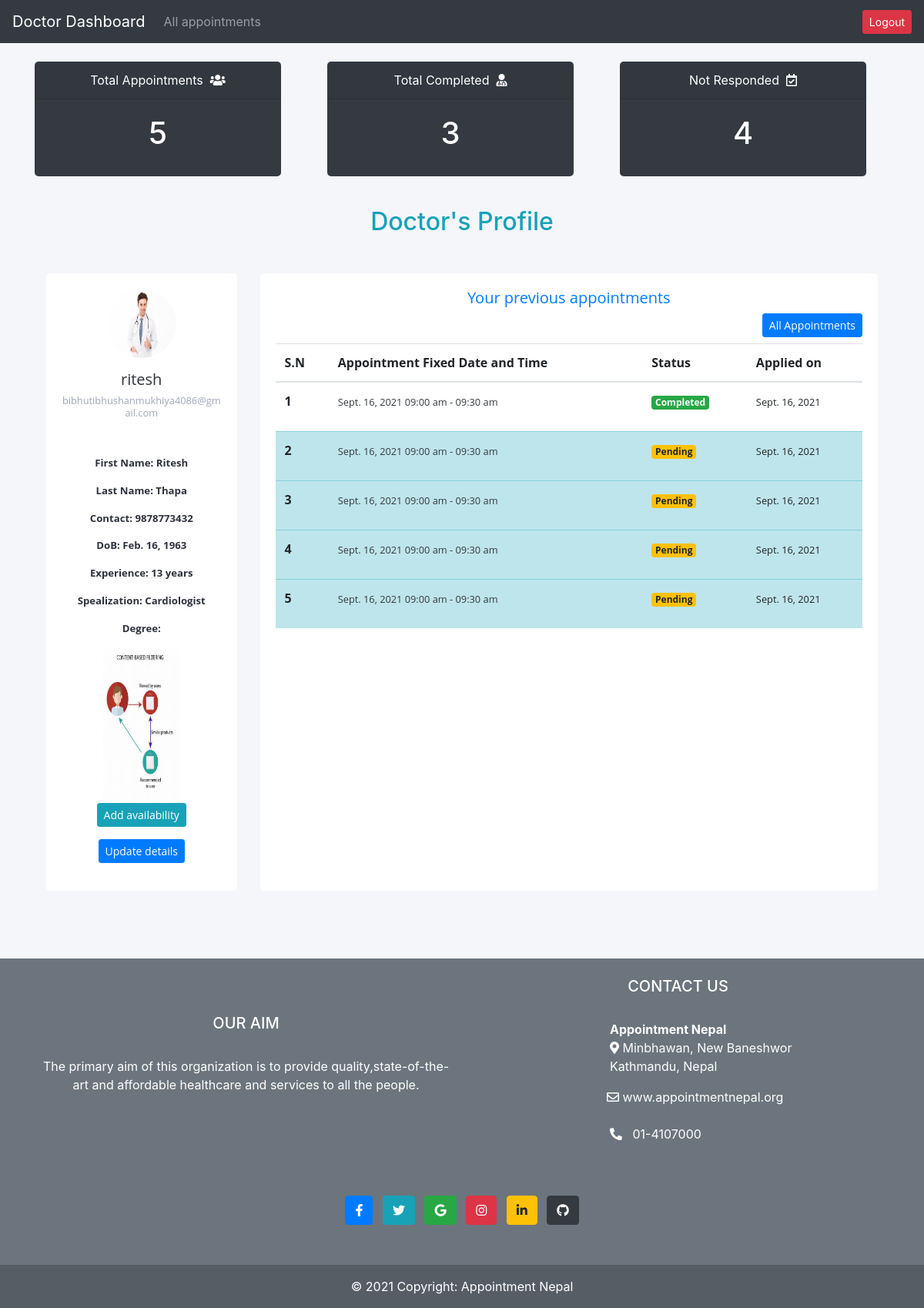
The page /doctorsapp/ (signed in) on the database as committed earlier.
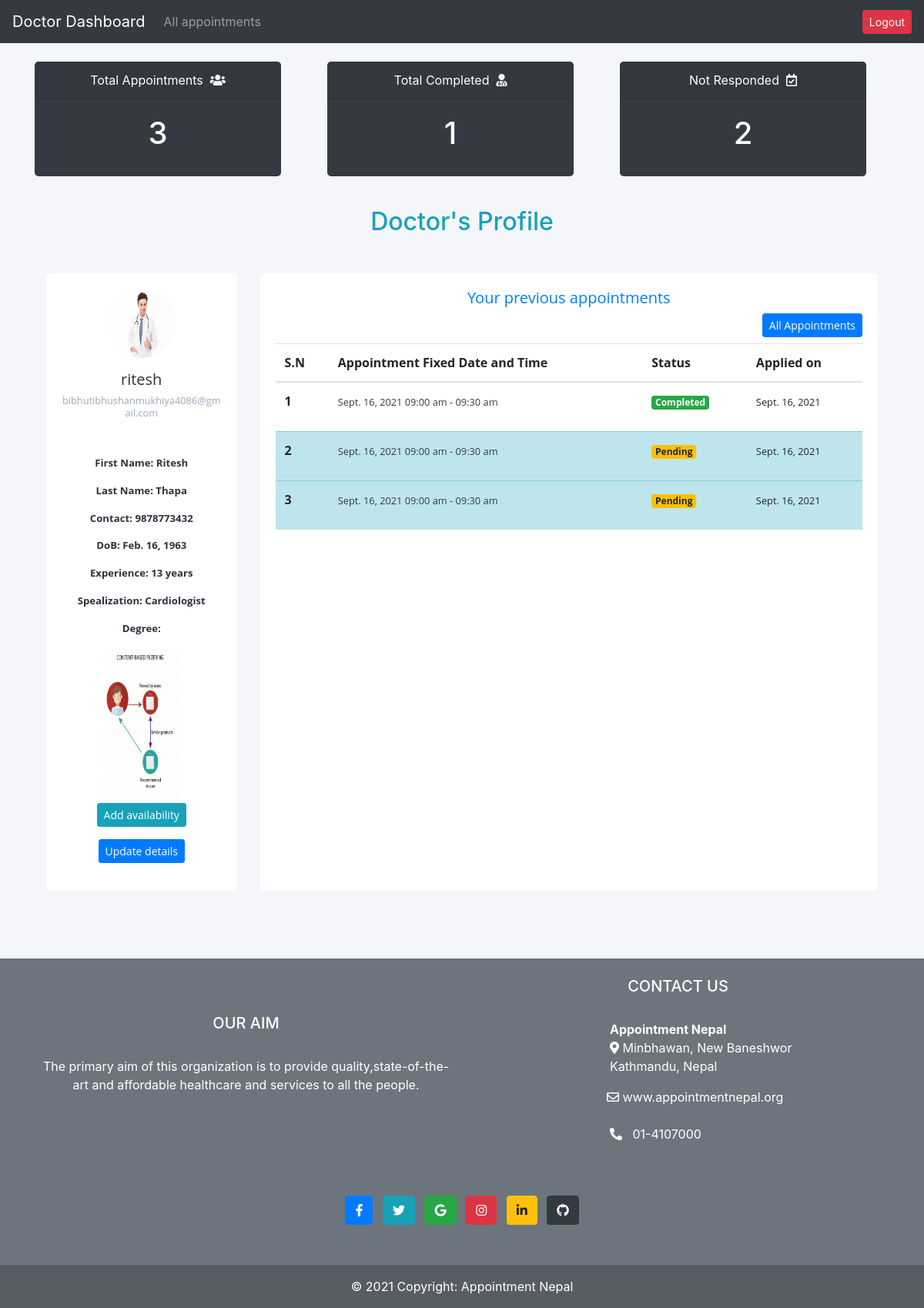
The same page on the database as committed later.
### mainapp/models.py (models this page shows, shortened)
class Appointment (models.Model):
    user= models.ForeignKey(User,on_delete=models.CASCADE)
    name=models.CharField(max_length=200, null=True)
    phonenumber=models.CharField(max_length=15, null=True)
    email=models.EmailField( null=True)
    age=models.PositiveIntegerField( null=True)
    address=models.CharField(max_length=200, null=True)
    desc=models.TextField( null=True)
    date=models.DateField(null=True)
    time= models.CharField(max_length=20, null=True,choices=times )
    seen=models.BooleanField(default=False)
    response=models.TextField(null=True)
    doctor=models.ForeignKey(DoctorUser,on_delete=models.CASCADE, null=True)
    applied_date=models.DateField(auto_now_add=True, blank=True, null=True)

### doctorsapp/views.py (the view)
# urls.py: path('',views.doctor_home,name="doctorhome"),
@login_required
def doctor_home(request):
    user=request.user
    doctor=DoctorUser.objects.get(user=user)
    all_appointments=Appointment.objects.filter(doctor=doctor).count()
    completed=Appointment.objects.exclude(doctor=doctor, response__isnull=True).count()
    not_responded=Appointment.objects.filter(doctor=doctor, response=None).count()
    appointments=Appointment.objects.filter(doctor=doctor).order_by("-id")[:7]
    context={
        'all_appointments':all_appointments,
        'completed':completed,
        'not_responded':not_responded,
        'appointments':appointments
    }
    return render(request, "doctorsapp/doctorDashboard.html",context)

### accounts/models.py (called while the page is built)
    def __str__(self):
        return self.specilization_type

    @property
    def imageUrl(self):
        try:
            url=self.profile_pic.url
        except:
            url=''
        return url

### doctorsapp/templates/doctorsapp/doctorDashboard.html (shortened to what the changed rows need)
{% extends 'doctorsapp/layout.html' %}
{% load static %}
{% block content %}
<div class="container">
  <br>
  <div class="row">
    <div class="col-lg-4">
      <div class="card text-white bg-dark mb-3" style="max-width: 20rem;">
        <a href="">
        <div class="card-body">
          <h1 class="card-title text-center">{{all_appointments}}</h1>
        </div>
        </a>
      </div>
    </div>
    <div class="col-lg-4">
      <div class="card text-white bg-dark mb-3" style="max-width: 20rem;">
        <a href="">
          <div class="card-body">
            <h1 class="card-title text-center">{{completed}}</h1>
          </div>
        </a>
      </div>
    </div>
    <div class="col-lg-4">
      <div class="card text-white bg-dark mb-3" style="max-width: 20rem;">
        <a href="">
          <div class="card-body">
            <h1 class="card-title text-center">{{not_responded}}</h1>
          </div>
        </a>
      </div>
    </div>
  </div>
</div>
</div>
<br>
<h2 class="text-center text-info">Doctor's Profile</h2>
<br>
<div class="ok container my-3">
  <div class="container">
      <div class="row gutters">
      <div class="col-xl-9 col-lg-9 col-md-12 col-sm-12 col-12">
      <div class="card h-100">
          <div class="card-body">
              <div class="row gutters">
                  <div class="container mt-2">
                      <table class="table">
                          <thead>
                            <tr>
                              <th scope="">S.N</th>
                              <th scope="col">Appointment Fixed Date and Time</th>
                              <th scope="col">Status</th>
                              <th scope="col">Applied on</th>
                            </tr>
                          </thead>
                          <tbody>
                              {% for i in appointments %}
                           {% if i.response == None %}
                            <tr class="table-info">
                              <th scope="row">{{ forloop.counter }}</th>
                              <td><a href="{% url 'doctorsapp:appdetail' i.id%}"><small class="text-dark">{{ i.date}} {{i.time}}</small></a></td>
                              <td><p class="badge badge-warning">Pending</p></td>
                              <td><small>{{ i.applied_date}}</small></td>
                            </tr>
                            {% else %}
                            <tr >
                              <th scope="row">{{ forloop.counter }}</th>
                              <td><a href="{% url 'doctorsapp:appdetail' i.id%}"><small class="text-dark">{{ i.date}} {{i.time}}</small></a></td>
                              <td><p class="badge badge-success">Completed</p></td>
                              <td><small>{{ i.applied_date}}</small></td>
                            </tr>
                           {% endif %}
                            {% empty %}
                          <tr>
                              <td><h5 class="text-center my-4 text-secondary">No prevoius appointments</h5></td>
                          </tr>
                          {% endfor %}
                          </tbody>
                        </table>
                  </div>
              </div>
          </div>
      </div>
      </div>
      </div>
      </div>
</div>
<br> <br> <br>
{% endblock %}

Rows that differ between the two databases and show on the page:
removed Appointment: date "Sept. 16, 2021", time "09:00 am - 09:30 am", applied_date "Sept. 16, 2021"
removed Appointment: date "Sept. 16, 2021", time "09:00 am - 09:30 am", applied_date "Sept. 16, 2021"
Other text that changed with them:
{{ all_appointments }}: "5" → "3"
{{ completed }}: "3" → "1"
{{ not_responded }}: "4" → "2"
